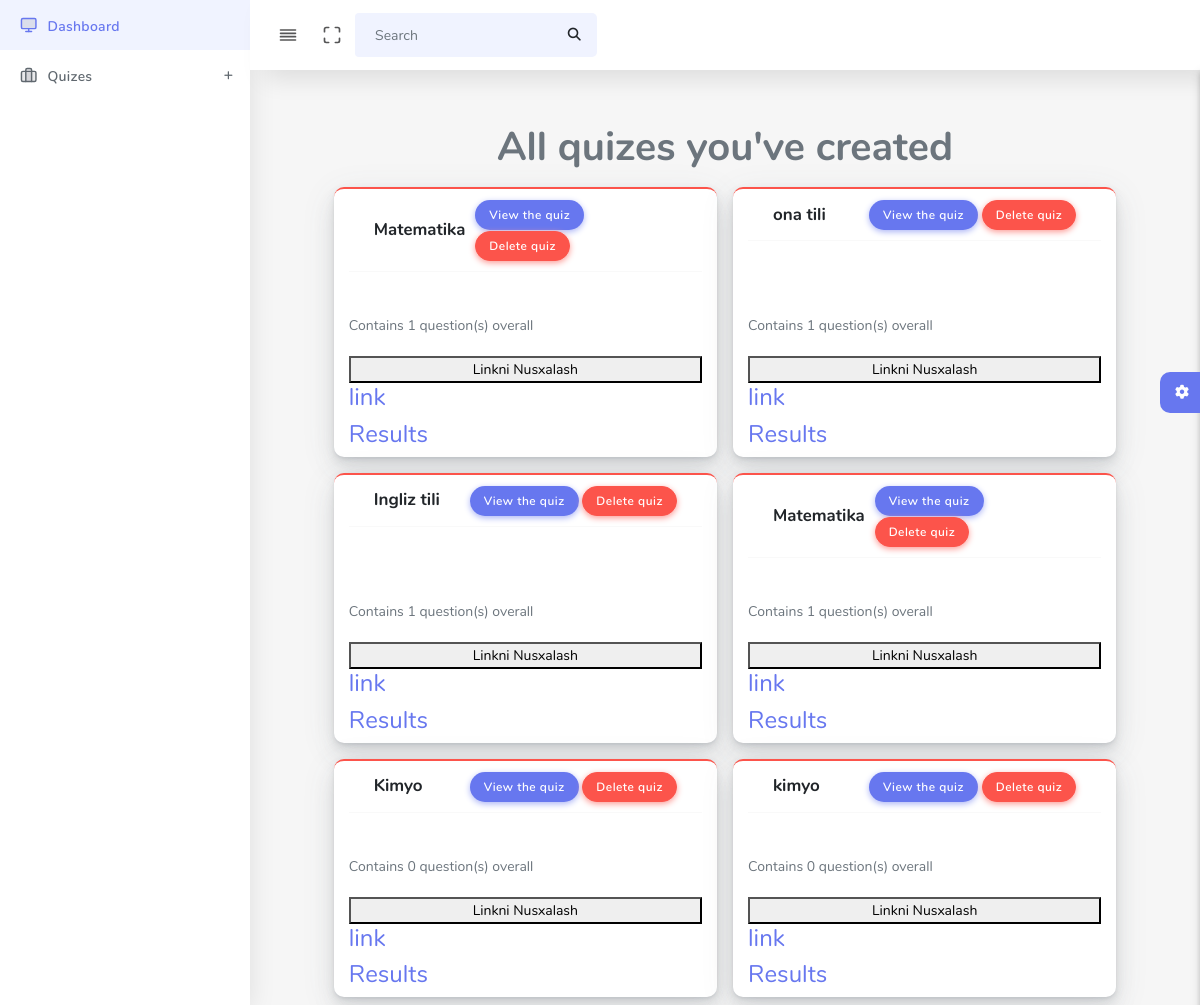
The app's page / (signed in) with its own data.
### main/models.py (models this page shows, shortened)
class Quiz(models.Model):
    title = models.CharField(max_length=255)
    author = models.ForeignKey(User, on_delete=models.CASCADE)
    code = models.CharField(max_length=255, blank=True, unique=True)
    @property
    def all_questions(self):
        related = Question.objects.filter(quiz = self).count()
        return related

### main/views.py (the view)
# urls.py: path('', include('main.urls')),
@login_required(login_url = 'dash:login')
def main(request):
    quizes = Quiz.objects.filter(author = request.user)
    context = {
        "quizes" : quizes
    }
    return render(request, 'main.html', context)

### templates/main.html (shortened to what this page needs)
{%extends 'base.html'%}
  {%block content%}
        <section class="section" >
          <div class="row d-flex justify-content-center">
            <h1 class="col-12" style="text-align: center;">All quizes you've created</h1>
          {% for quiz in quizes %}
          <div class="card card-danger col-5 m-2">
            <div class="card-header">
              <h4>{{quiz.title}}</h4>
              <div class="card-header-action">
                <a href="{%url 'dash:questions' quiz.id%}" class="btn btn-primary">View the quiz</a>
                <div class="dropdown">
                  <a href="{%url 'dash:quiz_delete' quiz.id%}" class="btn btn-danger">Delete quiz</a>
                </div>
              </div>
            </div>
            <div class="card-body">
            </div>
            <p>Contains {{quiz.all_questions}} question(s) overall</p>
          <button onclick="copyUrl()">Linkni Nusxalash</button>
            <h4><a href="{% url 'front:quiz_detail' quiz.code %}">link</a></h4>
            <h4><a href="{% url 'dash:get_results' quiz.id %}">Results</a>
            </div>
          {%endfor%}
        </div>
        </section>
        <div class="settingSidebar">
          <a href="javascript:void(0)" class="settingPanelToggle"> <i class="fa fa-spin fa-cog"></i>
          </a>
        </div>
  {%endblock%}

### records on screen
Quiz: title "Matematika", all_questions "1"
Quiz: title "ona tili", all_questions "1"
Quiz: title "Ingliz tili", all_questions "1"
Quiz: title "Matematika", all_questions "1"
Quiz: title "Kimyo", all_questions "0"
Quiz: title "kimyo", all_questions "0"
